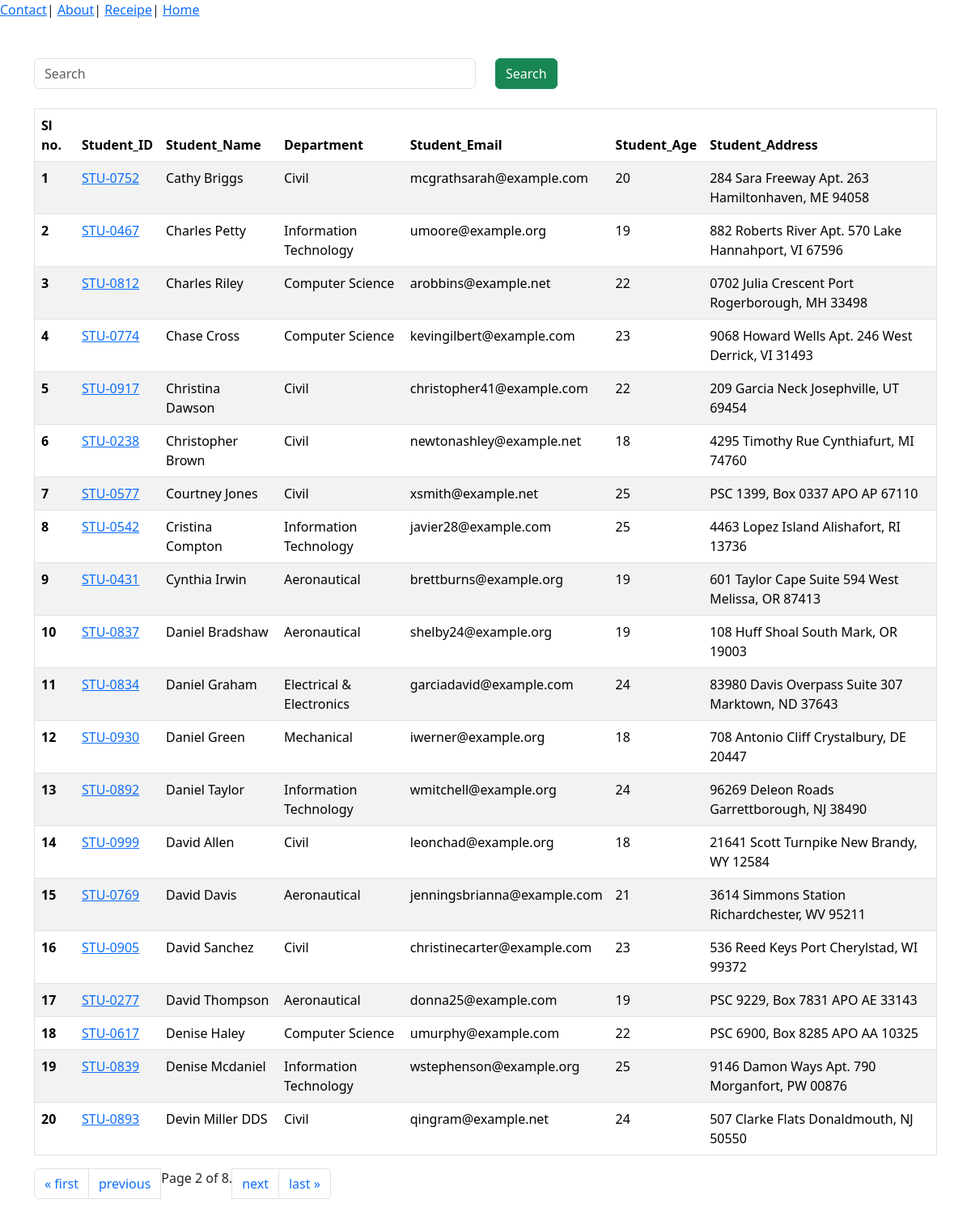
Screenshot of /students/?page=2 with the database file from the repository.
### vege/models.py (models this page shows)
class Student(models.Model):
    department = models.ForeignKey(Department, related_name="depart", on_delete=models.CASCADE)
    student_id = models.OneToOneField(StudentID, related_name="studentid", on_delete=models.CASCADE)
    student_name = models.CharField(max_length=100)
    student_email = models.EmailField(unique=True)
    student_age = models.IntegerField(default=18)
    student_address = models.TextField()
    def __str__(self) -> str:
        return self.student_name
    class Meta:
        ordering = ['student_name']
        verbose_name = "student"

class StudentID(models.Model):
    student_id = models.CharField(max_length=50)
    def __str__(self) -> str:
        return self.student_id

class Department(models.Model):
    department = models.CharField(max_length=100)
    def __str__(self) -> str:
        return  self.department
    class Meta:
        ordering = ['department']

### vege/views.py (the view)
# urls.py: path('students/', get_students, name="get_student"),
def get_students(request):
    students = Student.objects.all()
    ranks = Student.objects.annotate(marks = Sum('studentname__marks')).order_by('-marks')
    print(ranks)
    if request.GET.get('search'):
        search = request.GET.get('search')
        students = students.filter(
            Q(student_name__icontains = search) |
            Q(department__department__icontains = search),
        )
    paginator = Paginator(students, 20)  # Show 25 contacts per page.
    page_number = request.GET.get("page", 1)
    page_obj = paginator.get_page(page_number)
    return render(request, 'report/student.html', {'students': page_obj})

### vege/templates/report/student.html
{% extends "base.html" %}
{% block start %}
<a href="/contact/">Contact</a>|
<a href="/about/">About</a>|
<a href="/receipies/">Receipe</a>|
<a href="/">Home</a>
<div class="container mt-5">
    <form class="mb-4">
        <div class="row">
            <div class="col-md-6">
                <input class="form-control" name="search" placeholder="Search">
            </div>
            <div class="col-md-6">
                <button class="btn btn-success">Search</button>
            </div>
        </div>
    </form>
    <table class="table table-striped">
        <thead>
            <tr>
                <th scope="col">Sl no.</th>
                <th scope="col">Student_ID</th>
                <th scope="col">Student_Name</th>
                <th scope="col">Department</th>
                <th scope="col">Student_Email</th>
                <th scope="col">Student_Age</th>
                <th scope="col">Student_Address</th>
            </tr>
        </thead>
        <tbody>
            {% for student in students %}
            <tr>
                <th scope="row">{{forloop.counter}}</th>
                <td>
                <a href="/see_marks/{{ student.student_id }}/" >{{ student.student_id }}</a>
                </td>
                <td>{{ student.student_name }}</td>
                <td>{{ student.department }}</td>
                <td>{{ student.student_email }}</td>
                <td>{{ student.student_age }}</td>
                <td>{{ student.student_address }}</td>
            </tr>
            {% endfor %}
        </tbody>
    </table>
    <nav aria-label="Page navbar">
        <ul class="pagination">
            {% if students.has_previous %}
            <li class="page-item"><a class="page-link" href="?page=1">&laquo; first </a></li>
            <li class="page-item"><a class="page-link" href="?page={{ students.previous_page_number }}"> previous</a>
            </li>
            {% endif %}
            <span class="current">
                Page {{ students.number }} of {{ students.paginator.num_pages }}.
            </span>
            {% if students.has_next %}
            <li class="page-item"><a class="page-link" href="?page={{ students.next_page_number }}">next</a></li>
            <li class="page-item"><a class="page-link" href="?page={{ students.paginator.num_pages }}"> last &raquo;</a>
            </li>
            {% endif %}
        </ul>
    </nav>
</div>
{% endblock %}

### home/templates/base.html (style rules this page uses)
table, th, td { border: 1px solid black; }

### rows the page displays
Student: student_id "STU-0752", student_name "Cathy Briggs", department "Civil", student_email "mcgrathsarah@example.com", student_age "20", student_address "284 Sara Freeway Apt. 263 Hamiltonhaven, ME 94058"
Student: student_id "STU-0467", student_name "Charles Petty", department "Information Technology", student_email "umoore@example.org", student_age "19", student_address "882 Roberts River Apt. 570 Lake Hannahport, VI 67596"
Student: student_id "STU-0812", student_name "Charles Riley", department "Computer Science", student_email "arobbins@example.net", student_age "22", student_address "0702 Julia Crescent Port Rogerborough, MH 33498"
Student: student_id "STU-0774", student_name "Chase Cross", department "Computer Science", student_email "kevingilbert@example.com", student_age "23", student_address "9068 Howard Wells Apt. 246 West Derrick, VI 31493"
Student: student_id "STU-0917", student_name "Christina Dawson", department "Civil", student_email "christopher41@example.com", student_age "22", student_address "209 Garcia Neck Josephville, UT 69454"
Student: student_id "STU-0238", student_name "Christopher Brown", department "Civil", student_email "newtonashley@example.net", student_age "18", student_address "4295 Timothy Rue Cynthiafurt, MI 74760"
Student: student_id "STU-0577", student_name "Courtney Jones", department "Civil", student_email "xsmith@example.net", student_age "25", student_address "PSC 1399, Box 0337 APO AP 67110"
Student: student_id "STU-0542", student_name "Cristina Compton", department "Information Technology", student_email "javier28@example.com", student_age "25", student_address "4463 Lopez Island Alishafort, RI 13736"
Student: student_id "STU-0431", student_name "Cynthia Irwin", department "Aeronautical", student_email "brettburns@example.org", student_age "19", student_address "601 Taylor Cape Suite 594 West Melissa, OR 87413"
Student: student_id "STU-0837", student_name "Daniel Bradshaw", department "Aeronautical", student_email "shelby24@example.org", student_age "19", student_address "108 Huff Shoal South Mark, OR 19003"
Student: student_id "STU-0834", student_name "Daniel Graham", department "Electrical & Electronics", student_email "garciadavid@example.com", student_age "24", student_address "83980 Davis Overpass Suite 307 Marktown, ND 37643"
Student: student_id "STU-0930", student_name "Daniel Green", department "Mechanical", student_email "iwerner@example.org", student_age "18", student_address "708 Antonio Cliff Crystalbury, DE 20447"
Student: student_id "STU-0892", student_name "Daniel Taylor", department "Information Technology", student_email "wmitchell@example.org", student_age "24", student_address "96269 Deleon Roads Garrettborough, NJ 38490"
Student: student_id "STU-0999", student_name "David Allen", department "Civil", student_email "leonchad@example.org", student_age "18", student_address "21641 Scott Turnpike New Brandy, WY 12584"
Student: student_id "STU-0769", student_name "David Davis", department "Aeronautical", student_email "jenningsbrianna@example.com", student_age "21", student_address "3614 Simmons Station Richardchester, WV 95211"
Student: student_id "STU-0905", student_name "David Sanchez", department "Civil", student_email "christinecarter@example.com", student_age "23", student_address "536 Reed Keys Port Cherylstad, WI 99372"
Student: student_id "STU-0277", student_name "David Thompson", department "Aeronautical", student_email "donna25@example.com", student_age "19", student_address "PSC 9229, Box 7831 APO AE 33143"
Student: student_id "STU-0617", student_name "Denise Haley", department "Computer Science", student_email "umurphy@example.com", student_age "22", student_address "PSC 6900, Box 8285 APO AA 10325"
Student: student_id "STU-0839", student_name "Denise Mcdaniel", department "Information Technology", student_email "wstephenson@example.org", student_age "25", student_address "9146 Damon Ways Apt. 790 Morganfort, PW 00876"
Student: student_id "STU-0893", student_name "Devin Miller DDS", department "Civil", student_email "qingram@example.net", student_age "24", student_address "507 Clarke Flats Donaldmouth, NJ 50550"

### other values shown
{{ students.number }} "2"
{{ students.paginator.num_pages }} "8"
